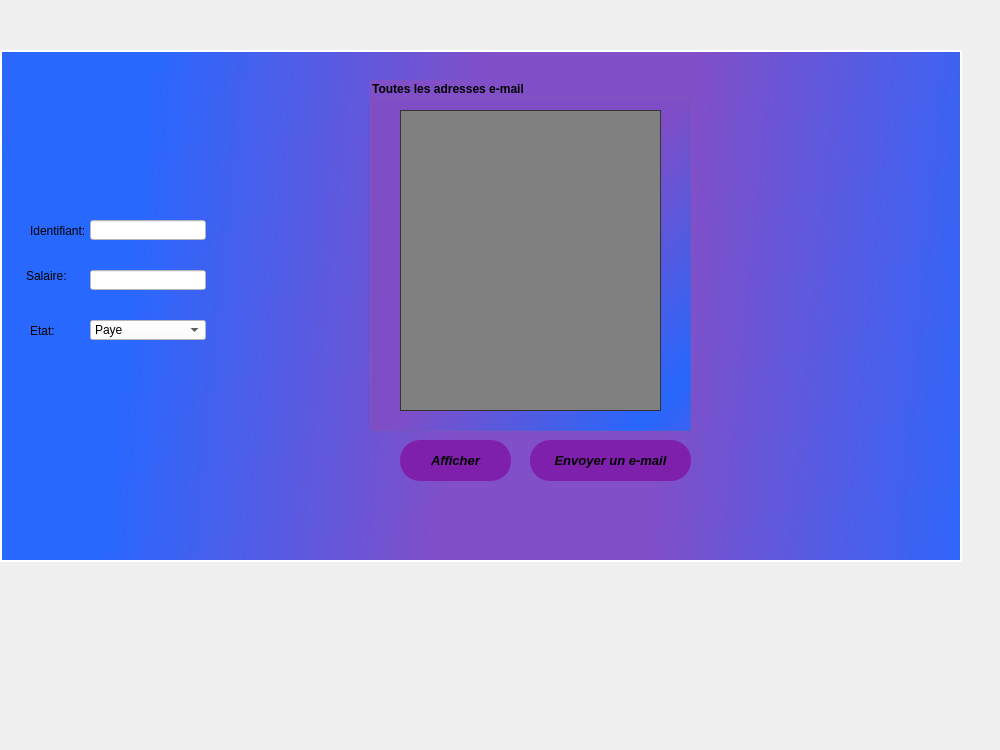
   <widget class="QWidget" name="tab_3">
    <attribute name="title">
     <string>Mailling</string>
    </attribute>
    <widget class="QLabel" name="label_41">
     <property name="geometry">
      <rect>
       <x>-10</x>
       <y>-100</y>
       <width>991</width>
       <height>741</height>
      </rect>
     </property>
     <property name="text">
      <string/>
     </property>
    </widget>
    <widget class="QLabel" name="label_42">
     <property name="geometry">
      <rect>
       <x>0</x>
       <y>50</y>
       <width>961</width>
       <height>511</height>
      </rect>
     </property>
     <property name="styleSheet">
      <string notr="true">background-color: qlineargradient(spread:pad, x1:0.338235, y1:0.006, x2:1, y2:1, stop:0.205882 rgba(141, 100, 200, 255), stop:1 rgba(112, 165, 255, 255));
border-color: rgb(255, 255, 255);
background-color: qlineargradient(spread:reflect, x1:0.859, y1:0.402591, x2:0.083, y2:0.142, stop:0.205882 rgba(129, 79, 200, 255), stop:0.877451 rgba(40, 104, 255, 255));
background-color: qlineargradient(spread:reflect, x1:0.609, y1:0.17, x2:0.083, y2:0.142, stop:0.205882 rgba(129, 79, 200, 255), stop:0.877451 rgba(40, 104, 255, 255));
</string>
     </property>
     <property name="text">
      <string/>
     </property>
    </widget>
    <widget class="QLabel" name="label_43">
     <property name="geometry">
      <rect>
       <x>0</x>
       <y>50</y>
       <width>961</width>
       <height>2</height>
      </rect>
     </property>
     <property name="styleSheet">
      <string notr="true">background-color: rgb(255, 255, 255);</string>
     </property>
     <property name="text">
      <string/>
     </property>
    </widget>
    <widget class="QLabel" name="label_44">
     <property name="geometry">
      <rect>
       <x>960</x>
       <y>50</y>
       <width>2</width>
       <height>511</height>
      </rect>
     </property>
     <property name="styleSheet">
      <string notr="true">background-color: rgb(255, 255, 255);</string>
     </property>
     <property name="text">
      <string/>
     </property>
    </widget>
    <widget class="QLabel" name="label_45">
     <property name="geometry">
      <rect>
       <x>0</x>
       <y>560</y>
       <width>961</width>
       <height>2</height>
      </rect>
     </property>
     <property name="styleSheet">
      <string notr="true">background-color: rgb(255, 255, 255);</string>
     </property>
     <property name="text">
      <string/>
     </property>
    </widget>
    <widget class="QLabel" name="label_46">
     <property name="geometry">
      <rect>
       <x>0</x>
       <y>50</y>
       <width>2</width>
       <height>511</height>
      </rect>
     </property>
     <property name="styleSheet">
      <string notr="true">background-color: rgb(255, 255, 255);</string>
     </property>
     <property name="text">
      <string/>
     </property>
    </widget>
    <widget class="QPushButton" name="trier_3">
     <property name="geometry">
      <rect>
       <x>530</x>
       <y>440</y>
       <width>161</width>
       <height>41</height>
      </rect>
     </property>
     <property name="font">
      <font>
       <pointsize>10</pointsize>
       <weight>75</weight>
       <italic>true</italic>
       <bold>true</bold>
      </font>
     </property>
     <property name="styleSheet">
      <string notr="true">
QPushButton
{
border-radius: 10px 100px / 120px;
background-color: rgb(126, 32, 172);
border-color: rgb(0, 0, 255);
border-radius: 20px;
}
QPushButton:hover
{

border-left:10px solid rgb(255, 255, 255);
color:rgb(255, 255, 255);
}
QPushButton:pressed
{
font: 11pt &quot;Microsoft YaHei&quot;;
}

</string>
     </property>
     <property name="text">
      <string>Envoyer un e-mail</string>
     </property>
     <property name="icon">
      <iconset>
       <normaloff>../maquetteQT/email-go-icon.png</normaloff>../maquetteQT/email-go-icon.png</iconset>
     </property>
    </widget>
    <widget class="QGroupBox" name="groupBox_2">
     <property name="geometry">
      <rect>
       <x>370</x>
       <y>80</y>
       <width>321</width>
       <height>351</height>
      </rect>
     </property>
     <property name="font">
      <font>
       <weight>75</weight>
       <bold>true</bold>
      </font>
     </property>
     <property name="styleSheet">
      <string notr="true">background-color: qlineargradient(spread:reflect, x1:0.918, y1:0.908, x2:0, y2:0, stop:0 rgba(40, 104, 255, 255), stop:0.431373 rgba(129, 79, 200, 255));</string>
     </property>
     <property name="title">
      <string>Toutes les adresses e-mail</string>
     </property>
     <widget class="QTableView" name="tabemail">
      <property name="geometry">
       <rect>
        <x>30</x>
        <y>30</y>
        <width>261</width>
        <height>301</height>
       </rect>
      </property>
      <property name="styleSheet">
       <string notr="true">QTableView
{
    background-color: #808080;
    border: 1px groove #333333;
    color: #f0f0f0;
	font-weight: bold;
    gridline-color: #333333;
    outline : 0;

}


QTableView::disabled
{
    background-color: #242526;
    border: 1px solid #32414B;
    color: #656565;
    gridline-color: #656565;
    outline : 0;

}


QTableView::item:hover 
{
    background-color: #484c58;
    color: #f0f0f0;

}


QTableView::item:selected 
{
    background-color: #484c58;
    border: 2px groove #00ff00;
    color: #F0F0F0;

}


QTableView::item:selected:disabled
{
    background-color: #1a1b1c;
    border: 2px solid #525251;
    color: #656565;

}


QTableCornerButton::section
{
    background-color: #282830;

}


QHeaderView::section
{
    background-color: #282830;
    color: #fff;
	font-weight: bold;
    text-align: left;
	padding: 4px;
	
}


QHeaderView::section:disabled
{
    background-color: #525251;
    color: #656565;

}


QHeaderView::section:checked
{
    background-color: #00ff00;

}


QHeaderView::section:checked:disabled
{
    color: #656565;
    background-color: #525251;

}


QHeaderView::section::vertical::first,
QHeaderView::section::vertical::only-one
{
    border-top: 0px;

}


QHeaderView::section::vertical
{
    border-top: 0px;

}


QHeaderView::section::horizontal::first,
QHeaderView::section::horizontal::only-one
{
    border-left: 0px;

}


QHeaderView::section::horizontal
{
    border-left: 0px;

}</string>
      </property>
     </widget>
    </widget>
    <widget class="QPushButton" name="affichermail">
     <property name="geometry">
      <rect>
       <x>400</x>
       <y>440</y>
       <width>111</width>
       <height>41</height>
      </rect>
     </property>
     <property name="font">
      <font>
       <pointsize>10</pointsize>
       <weight>75</weight>
       <italic>true</italic>
       <bold>true</bold>
      </font>
     </property>
     <property name="styleSheet">
      <string notr="true">
QPushButton
{
border-radius: 10px 100px / 120px;
background-color: rgb(126, 32, 172);
border-color: rgb(0, 0, 255);
border-radius: 20px;
}
QPushButton:hover
{

border-left:10px solid rgb(255, 255, 255);
color:rgb(255, 255, 255);
}
QPushButton:pressed
{
font: 11pt &quot;Microsoft YaHei&quot;;
}

</string>
     </property>
     <property name="text">
      <string>Afficher</string>
     </property>
     <property name="icon">
      <iconset>
       <normaloff>../maquetteQT/afficher.png</normaloff>../maquetteQT/afficher.png</iconset>
     </property>
    </widget>
    <widget class="QComboBox" name="etat1_3">
     <property name="geometry">
      <rect>
       <x>90</x>
       <y>320</y>
       <width>116</width>
       <height>20</height>
      </rect>
     </property>
     <property name="styleSheet">
      <string notr="true">background-color: rgb(255, 255, 255);</string>
     </property>
     <item>
      <property name="text">
       <string>Paye</string>
      </property>
     </item>
     <item>
      <property name="text">
       <string>Impaye</string>
      </property>
     </item>
     <item>
      <property name="text">
       <string>A paye</string>
      </property>
     </item>
    </widget>
    <widget class="QLineEdit" name="lineEdit">
     <property name="geometry">
      <rect>
       <x>90</x>
       <y>270</y>
       <width>116</width>
       <height>20</height>
      </rect>
     </property>
     <property name="styleSheet">
      <string notr="true">background-color: rgb(255, 255, 255);</string>
     </property>
    </widget>
    <widget class="QLineEdit" name="lineEdit_2">
     <property name="geometry">
      <rect>
       <x>90</x>
       <y>220</y>
       <width>116</width>
       <height>20</height>
      </rect>
     </property>
     <property name="styleSheet">
      <string notr="true">
background-color: rgb(255, 255, 255);</string>
     </property>
    </widget>
    <widget class="QLabel" name="label_100">
     <property name="geometry">
      <rect>
       <x>30</x>
       <y>220</y>
       <width>71</width>
       <height>21</height>
      </rect>
     </property>
     <property name="styleSheet">
      <string notr="true">background-color: rgb(40, 104, 254);</string>
     </property>
     <property name="text">
      <string>Identifiant:</string>
     </property>
    </widget>
    <widget class="QLabel" name="label_99">
     <property name="geometry">
      <rect>
       <x>26</x>
       <y>260</y>
       <width>61</width>
       <height>31</height>
      </rect>
     </property>
     <property name="styleSheet">
      <string notr="true">background-color: rgb(40, 104, 254);</string>
     </property>
     <property name="text">
      <string>Salaire:</string>
     </property>
    </widget>
    <widget class="QLabel" name="label_97">
     <property name="geometry">
      <rect>
       <x>30</x>
       <y>310</y>
       <width>31</width>
       <height>41</height>
      </rect>
     </property>
     <property name="styleSheet">
      <string notr="true">background-color: rgb(40, 104, 254);</string>
     </property>
     <property name="text">
      <string>Etat:</string>
     </property>
    </widget>
    <zorder>label_41</zorder>
    <zorder>label_42</zorder>
    <zorder>label_44</zorder>
    <zorder>label_45</zorder>
    <zorder>label_46</zorder>
    <zorder>trier_3</zorder>
    <zorder>groupBox_2</zorder>
    <zorder>affichermail</zorder>
    <zorder>label_43</zorder>
    <zorder>label_100</zorder>
    <zorder>label_99</zorder>
    <zorder>label_97</zorder>
    <zorder>etat1_3</zorder>
    <zorder>lineEdit</zorder>
    <zorder>lineEdit_2</zorder>
   </widget>
